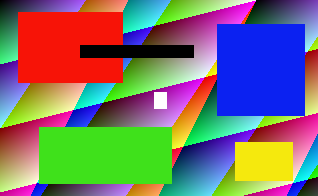
#> input picture 深度学习自主学习/04_第四课：OpenCV随机增强/input/practice_aug.png, 318 x 196 px
$ python test.py
#> lines starting #> are read from the running program, lines starting #| are printed output that depends on the picture; long printed decimals are rounded
import os, cv2
import numpy as np

BASE = os.path.dirname(os.path.abspath(__file__))
INPUT_DIR = os.path.join(BASE, 'input')
INPUT_PATH = os.path.join(INPUT_DIR, 'practice_aug.png')
OUTPUT_DIR = os.path.join(BASE, 'output_practice')
# 老师修改：原来创建相对目录却按脚本目录保存 → 创建实际保存目录，避免换工作目录后缺目录。
os.makedirs(OUTPUT_DIR, exist_ok=True)
# 老师删除：EXTENSIONS 没有被使用；本题处理指定图片，删除无效变量。

# 老师保留：fromfile 与 imdecode 是原提交已有的中文路径安全读取，本机中文绝对路径 imread 实测失败。
img_decode = cv2.imdecode(np.fromfile(INPUT_PATH, dtype=np.uint8), cv2.IMREAD_COLOR)
#> img_decode is the input picture: shape (196, 318, 3); mean B, G, R 110.2, 114.4, 120.9
if img_decode is None:
	raise FileNotFoundError('File is not found!')
print(img_decode.shape, img_decode.dtype)
#| (196, 318, 3) uint8

# 老师新增：原来只跑一次 → 同进程完整处理两轮，每轮重建同种子生成器，打印来自真实计算。
first_images = []  # 老师新增：在循环前初始化首轮副本容器，确保第二轮引用的变量已定义。
for run_index in range(2):
    rng = np.random.default_rng(37)
    angle = float(rng.uniform(-28, 28))
    alpha = float(rng.uniform(0.85, 1.35))
    # 老师修改：原上界 35 不包含 35 → 改为 36，覆盖题目要求的两端。
    beta = int(rng.integers(-35, 36))
    print('random angle alpha number :', round(angle, 6), round(alpha, 6), beta)

    h, w = img_decode.shape[:2]
#> h = 196; w = 318
    # 老师修改：原中心偏离像素坐标中点 → 宽高先减一再除二，符合本题中心约定。
    center = ((w - 1) / 2, (h - 1) / 2)
#> center = (158.5, 97.5)
    matrix = cv2.getRotationMatrix2D(center, angle, scale=1.0)
    rotated = cv2.warpAffine(img_decode, matrix, (w, h), flags=cv2.INTER_LINEAR, borderMode=cv2.BORDER_CONSTANT,
                             borderValue=(0, 0, 0))
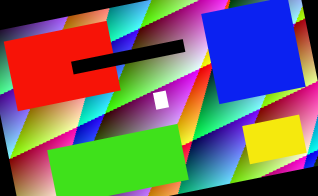
#> rotated: shape (196, 318, 3); mean B, G, R 98.7, 103.8, 110.9

    raw = rotated.astype(np.float32) * alpha + beta
    print('截断前最小，最大：', float(raw.min()), float(raw.max()))
#| 截断前最小，最大： -17.0 284.113
    clipped = np.clip(raw, 0, 255)
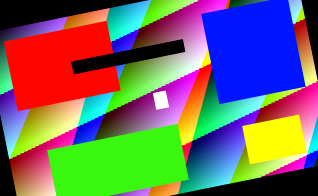
#> clipped: shape (196, 318, 3) float32; mean B, G, R 100.4, 106.8, 113.2
    bright = clipped.astype(np.uint8)
    print('截断后最小，最大：', float(bright.min()), float(bright.max()))
#| 截断后最小，最大： 0.0 255.0

    crop_width = 180
    crop_height = 120
    x = int(rng.integers(0, w - crop_width + 1))
#> x = 9
    y = int(rng.integers(0, h - crop_height + 1))
#> y = 70
    crop = bright[y:y + crop_height, x:x + crop_width]
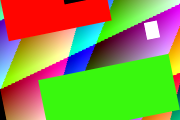
#> crop: shape (120, 180, 3); mean B, G, R 70.2, 151.3, 137.9
    # 老师新增：原来漏打裁剪位置与形状 → 输出实际值，使裁剪合同可以验收。
    print('裁剪左、上、宽、高：', x, y, crop_width, crop_height)
#| 裁剪左、上、宽、高： 9 70 180 120
    print('裁剪图 shape：', crop.shape)
#| 裁剪图 shape： (120, 180, 3)

    resized = cv2.resize(crop, (144, 96), interpolation=cv2.INTER_AREA)
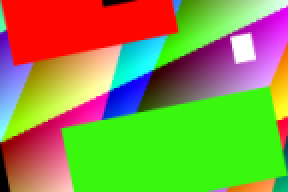
#> resized: shape (96, 144, 3) (shown 2 times larger); mean B, G, R 70.2, 151.3, 137.9
    # 老师修改：原来照搬演示的 5×5、1.1 → 本题核为 7×7，横纵标准差均为 1.4。
    blurred = cv2.GaussianBlur(resized, (7, 7), sigmaX=1.4, sigmaY=1.4, borderType=cv2.BORDER_REFLECT_101)
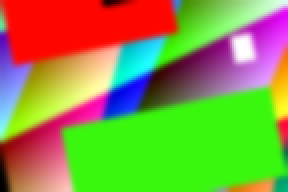
#> blurred: shape (96, 144, 3) (shown 2 times larger); mean B, G, R 70.1, 151.3, 138
    # 老师新增：补打最终实际形状与类型，不能只凭参数认定保存尺寸。
    print('最终图 shape、dtype：', blurred.shape, blurred.dtype)
#| 最终图 shape、dtype： (96, 144, 3) uint8

    file_names = ['rotated.png', 'brightness.png', 'crop.png', 'resized.png', 'blurred.png']  # 按处理顺序列出要保存的文件名
    images = [rotated, bright, crop, resized, blurred]  # 同一顺序列出各阶段数组

    if run_index == 0:
        for index in range(len(file_names)):
            save_path = os.path.join(OUTPUT_DIR, file_names[index])
            ok, buf = cv2.imencode('.png', images[index])
            # 老师修改：原来编码失败静默跳过 → 明确报错，成功后仍使用原来的中文路径安全写法。
            if not ok:
                raise RuntimeError('编码失败：' + file_names[index])
            buf.tofile(save_path)
            # 老师新增：原来未读回 → 保留实际通道解码，并逐像素比较整图，不能只检查文件存在。
            saved = cv2.imdecode(np.fromfile(save_path, dtype=np.uint8), cv2.IMREAD_UNCHANGED)
            if saved is None:
                raise RuntimeError('读回失败：' + file_names[index])
            same = np.array_equal(saved, images[index])
#> same = True
            if not same:
                raise RuntimeError('像素不一致：' + file_names[index])
            print('读回：', file_names[index], saved.shape, saved.dtype, '像素一致：', same)
#| 读回： rotated.png (196, 318, 3) uint8 像素一致： True
        # 老师新增：首轮保存所有阶段的独立副本，用于与第二轮真实重算结果比较。
        first_images = []
#> first_images = []
        for image in images:
            first_images.append(image.copy())
#> this loop made 5 passes
#> after the loop, first_images = 5 items
    else:
        # 老师新增：原来没有同进程重放 → 与第二轮新生成的整图逐阶段比较，而不是把数组与自身比较。
        same_stages = True
        for index in range(len(images)):
            if not np.array_equal(first_images[index], images[index]):
                same_stages = False
        same_final = np.array_equal(first_images[-1], blurred)
        if not same_final or not same_stages:
            raise RuntimeError('同种子重放像素不一致')
        print('同进程重建同种子，最终全图一致：', same_final)
        print('同进程重建同种子，全部阶段一致：', same_stages)

# 老师新增：原提交未回答概念题 → 补充教师参考解释，不计作学生独立作答。
# getRotationMatrix2D 只计算坐标变换矩阵；warpAffine 才把矩阵用于图像，生成新数组。
# 先转 float32 保留负数和超范围值，再 clip 到 0～255，最后转 uint8，避免提前整数转换丢失信息。
# 同一生成器连续抽样会推进状态；重建同种子生成器且保持抽样顺序，才从同一起点重放。
